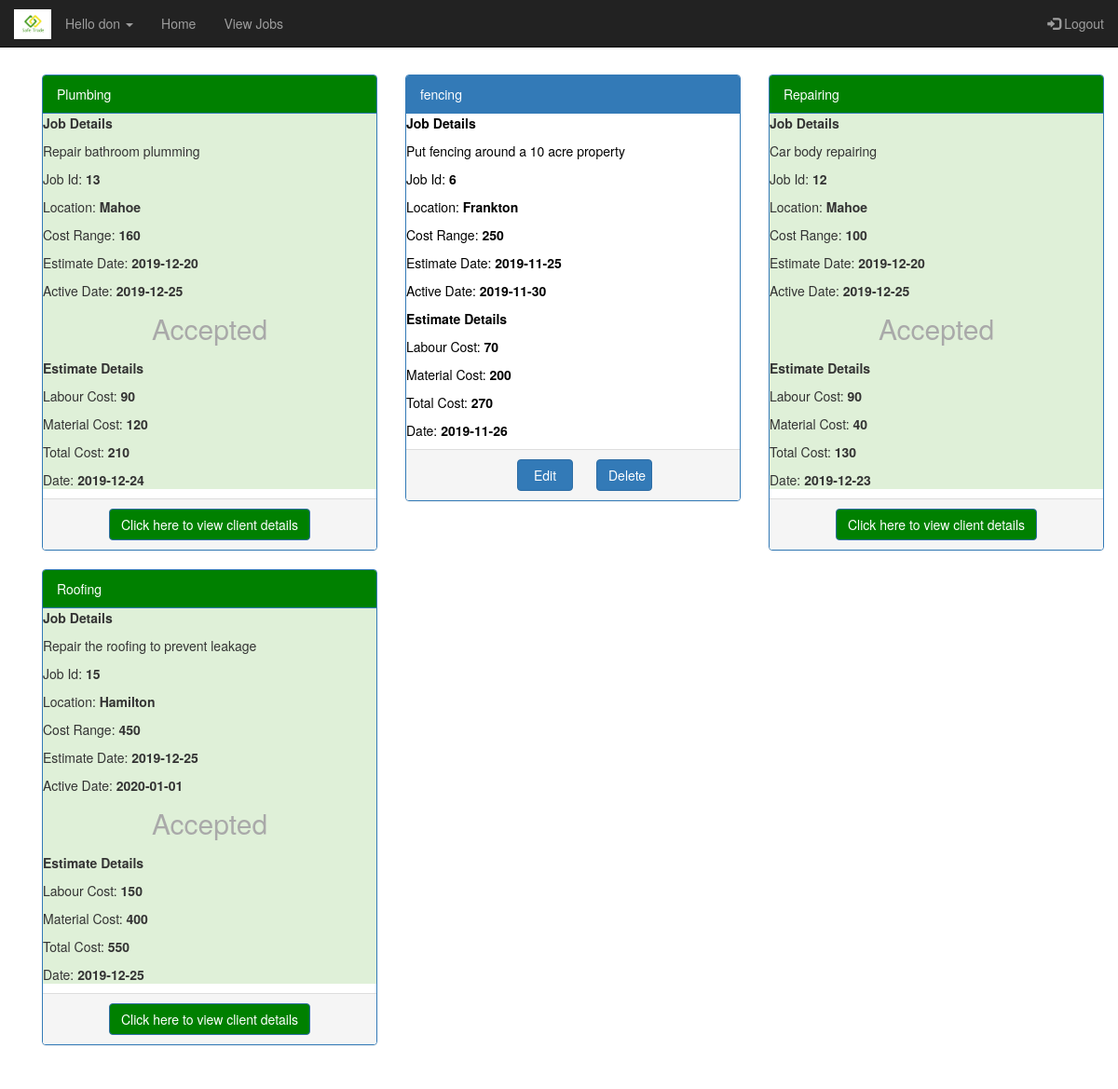
The page /TradesmanPage.php (signed in) on the database its author committed.
### tables this page shows
CREATE TABLE `estimatedetails` (
  `EstimateId` int(11) NOT NULL,
  `JobId` int(11) NOT NULL,
  `TId` int(11) NOT NULL,
  `LabourCost` double NOT NULL,
  `MaterialCost` double NOT NULL,
  `TotalCost` double NOT NULL,
  `ExpirationDate` date NOT NULL,
  `IsAccepted` int(11) NOT NULL,
  `IsDeleted` int(11) NOT NULL
);

CREATE TABLE `jobdetails` (
  `JobId` int(11) NOT NULL,
  `UId` int(11) NOT NULL,
  `JobType` varchar(255) NOT NULL,
  `JobDescription` varchar(255) NOT NULL,
  `Location` varchar(50) NOT NULL,
  `CostRange` double NOT NULL,
  `ActiveDate` date NOT NULL,
  `EstimateDate` date NOT NULL,
  `IsClosed` int(11) NOT NULL,
  `IsEstimateAccepted` int(11) NOT NULL
);

### classes/Estimate.php (called while the page is built, shortened)
<?php
class Estimate{
  private $eid = null;
  private $jid = null;
  private $mcost = "";
  private $lcost = "";
  private $tcost = "";
  private $expdate = null;
  private $isaccepted=null;
  public function __construct($eid, $jid,$tid,$mcost, $lcost, $tcost, $expdate,$isaccepted,$isdeleted){
    $this->eid = $eid;
    $this->jid = $jid;
    $this->mcost = $mcost;
    $this->lcost = $lcost;
    $this->tcost = $tcost;
    $this->expdate = $expdate;
    $this->isaccepted=$isaccepted;
  }
  public static function findByTradesman($mysqli, $tid){
    $sql = sprintf("select * from estimatedetails where isdeleted=0 and tid=%s", $tid);
    $result = $mysqli->query($sql);
    if ($result){
      $estimates = new Collection();
      while($row = $result->fetch_assoc()){
        $estimate =  new Estimate($row['EstimateId'], $row['JobId'],$row['TId'], $row['MaterialCost'], $row['LabourCost'], $row['TotalCost'], $row['ExpirationDate'],$row['IsAccepted'],$row['IsDeleted']);
        $estimates->Add($row['EstimateId'], $estimate);
      }
    }
    return $estimates;
  }
  public function getJobId(){
    return $this->jid;
  }
  public function getIsAccepted(){
    return $this->isaccepted;
  }
  public function getExpirationDate(){
    return $this->expdate;
  }
  public function getEstimateId(){
    return $this->eid;
  }
  public function getTotalCost(){
    return $this->tcost;
  }
  public function getMaterialCost(){
    return $this->mcost;
  }
  public function getLabourCost(){
    return $this->lcost;
  }
}
?>

### classes/Collection.php (called while the page is built, shortened)
<?php
class Collection {
    private $records = array();
    public function add($key, $record){
        $result = false;
        if ($key != null) {
            $this->records[$key] = $record;
            $result = true;
        }
        return $result;
    }
    public function getRecords(){
        return $this->records;
    }
}
?>

### classes/Job.php (called while the page is built, shortened)
<?php
class Job{
  private $jdescription = "";
  private $jtype = "";
  private $cost = null;
  private $activedate = "";
  private $estimationdate = null;
  private $location = null;
  public function __construct($jid,$uid, $jtype,$jdescription,$location,   $cost, $activedate,$estimationdate,$isclosed){
    $this->jdescription = $jdescription;
    $this->jtype = $jtype;
    $this->cost = $cost;
    $this->activedate = $activedate;
    $this->estimationdate = $estimationdate;
    $this->location = $location;
  }
  public static function find($mysqli, $jid){
    $result = false;
    $sql = sprintf("select * from jobdetails where isclosed=0 and jobid=%s", $jid);
    $qresult = $mysqli->query($sql);
    if ($qresult){
      if ($qresult->num_rows == 1){
        $row = $qresult->fetch_assoc();
        $job = new Job($row['JobId'],$row['UId'], $row['JobType'], $row['JobDescription'], $row['Location'], $row['CostRange'], $row['ActiveDate'], $row['EstimateDate'],$row['IsClosed']);
        $result = $job;
      }
    }
    return $result;
  }
  public function getJobDescription(){
    return $this->jdescription;
  }
  public function getJobType(){
    return $this->jtype;
  }
  public function getLocation(){
    return $this->location;
  }
  public function getCost(){
    return $this->cost;
  }
  public function getActiveDate(){
    return $this->activedate;
  }
  public function getEstimateDate(){
    return $this->estimationdate;
  }
}
?>

### TradesmanPage.php (the view, shortened to what this page needs)
<?php
require_once("headers.php");
?>
<html>
<head>
</head>
<body>
<div class="container" >
  <div class="row">
    <?php  $estimates=Estimate ::findByTradesman($mysqli,$_SESSION['tid']);
      $count=0;
      foreach($estimates->getRecords() as $id => $estimate)
      {
       $count=$count+1;
     }
      if($count ==0)
      {
        echo "You have not posted any estimates yet! Post one now....";
        echo "<a href=\"viewJobs.php?tid=".$_GET['tid']."\" class=\"btn\" >Click here to view jobs</a> ";
      }
      else
      {
         foreach($estimates->getRecords() as $id => $estimate)
         {?>
         <div class="col-sm-4" >
         <div class="panel panel-primary">
         <?php $job= Job :: find($mysqli,$estimate->getJobId());?>
         <?php if($estimate->getIsAccepted() == 1) {
           $bcolor="#dff0d8";
          $color="3c763d";
          echo '<div class="panel-heading" style="background-color:green;">'.$job->getJobType().'</div>';
          $status="Accepted";
         }
         else{
           $bcolor="white";
           $color="black";
           $status="";
           echo '<div class="panel-heading">'.$job->getJobType().'</div>';
         }
         echo '<div class=\"panel-body\" id=\"background\" style=\"height:400px;background-color:'.$bcolor.';color:'.$color.';">';
          ?>
         <p><b>Job Details</b></p>
         <p><?php echo $job->getJobDescription(); ?></p>
         <p>Job Id: <b><?php echo $estimate->getJobId(); ?></b></p>
         <p>Location: <b><?php echo $job->getLocation(); ?></b></p>
         <p>Cost Range: <b><?php echo $job->getCost(); ?></b></p>
         <p>Estimate Date: <b><?php echo $job->getEstimateDate(); ?></b></p>
         <p>Active Date: <b><?php echo $job->getActiveDate(); ?></b></p>
         <?php echo  '<p id="bg-text" >'.$status.'</p>'; ?>
         <p><b>Estimate Details</b></p>
         <p>Labour Cost: <b><?php echo $estimate->getLabourCost(); ?></b></p>
         <p>Material Cost: <b><?php echo $estimate->getMaterialCost(); ?></b></p>
         <p>Total Cost: <b><?php echo $estimate->getTotalCost(); ?></b></p>
         <p>Date: <b><?php echo $estimate->getExpirationDate(); ?></b></p>
        </div>
         <div class="panel-footer pviewestimate" style="text-align: center;">
            <?php
            if ($estimate->getIsAccepted()==0)
            {
              echo "<a href=\"editEstimate.php?id=".$estimate->getEstimateId()."&tid=".$_GET['tid']."\"  style=\"width: 60px;margin-left: 25px;\" class=\"btn btn-primary viewestimate\">Edit </a>";
              echo "<a href=\"deleteEstimateDB.php?id=".$estimate->getEstimateId()."\"  style=\"width: 60px;margin-left: 25px;\" class=\"btn btn-primary viewestimate\" onclick=\"return confirm('Are you sure to remove your estimate?')\">Delete </a>";
            }
            else
            {
              echo '<a data-toggle="modal" data-target="" class="btn btn-primary viewestimate" style="background-color: green;" name="viewestimate">Click here to view client details</a>';
            }
            ?>
        </div>
</div>
</div>
<?php }}; ?>
</div>
</div>
<?php require_once("footer.php"); ?>
</body>
</html>

### TradesmanPage.php (style rules this page uses)
#bg-text { text-align:center; color:darkgrey; font-size:30px; transform:rotate(360deg); -webkit-transform:rotate(360deg); }

### rows shown on the page
estimatedetails: JobId.JobType "Plumbing", JobId.JobDescription "Repair bathroom plumming", JobId "13", JobId.Location "Mahoe", JobId.CostRange "160", JobId.EstimateDate "2019-12-20", JobId.ActiveDate "2019-12-25", IsAccepted "Accepted", LabourCost "90", MaterialCost "120", TotalCost "210", ExpirationDate "2019-12-24", shows "Click here to view client details"
estimatedetails: JobId.JobType "fencing", JobId.JobDescription "Put fencing around a 10 acre property", JobId "6", JobId.Location "Frankton", JobId.CostRange "250", JobId.EstimateDate "2019-11-25", JobId.ActiveDate "2019-11-30", LabourCost "70", MaterialCost "200", TotalCost "270", ExpirationDate "2019-11-26"
estimatedetails: JobId.JobType "Repairing", JobId.JobDescription "Car body repairing", JobId "12", JobId.Location "Mahoe", JobId.CostRange "100", JobId.EstimateDate "2019-12-20", JobId.ActiveDate "2019-12-25", IsAccepted "Accepted", LabourCost "90", MaterialCost "40", TotalCost "130", ExpirationDate "2019-12-23", shows "Click here to view client details"
estimatedetails: JobId.JobType "Roofing", JobId.JobDescription "Repair the roofing to prevent leakage", JobId "15", JobId.Location "Hamilton", JobId.CostRange "450", JobId.EstimateDate "2019-12-25", JobId.ActiveDate "2020-01-01", IsAccepted "Accepted", LabourCost "150", MaterialCost "400", TotalCost "550", ExpirationDate "2019-12-25", shows "Click here to view client details"

### other values the page prints
$_SESSION['firstname'] "don"
